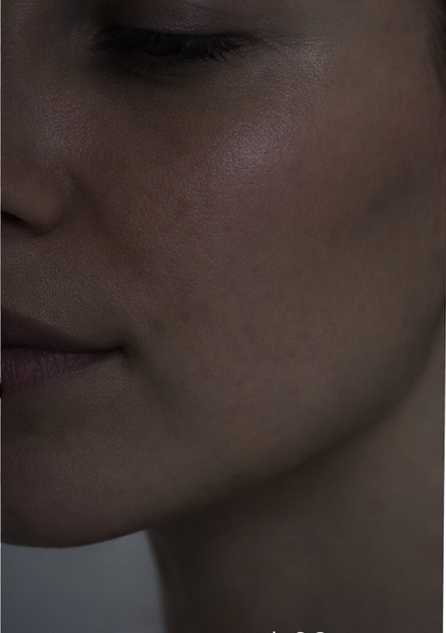
#> input picture data/original/ChatGPT Image 14 de mar. de 2026, 16_00_44 3.png, 891 x 1266 px (shown at 1/2 size); its folder holds only this picture in this run
$ python test_pipeline.py   (older library calls are emulated)
#> lines starting #> are read from the running program, lines starting #| are printed output that depends on the picture
### motor/io.py
"""Operações de leitura, escrita e conversão de imagens."""

from __future__ import annotations

from pathlib import Path
from typing import Optional

import cv2
import numpy as np

from motor.config import SUPPORTED_EXTENSIONS


def read_color(path: str | Path) -> np.ndarray:
    """Lê uma imagem colorida (BGR) a partir de um caminho.

    Raises:
        FileNotFoundError: Se o arquivo não existir.
        ValueError: Se a extensão não for suportada ou a leitura falhar.
    """
    path = Path(path)
    if not path.is_file():
        raise FileNotFoundError(f"Arquivo não encontrado: {path}")
    if path.suffix.lower() not in SUPPORTED_EXTENSIONS:
        raise ValueError(f"Extensão não suportada: {path.suffix}")

    img = cv2.imread(str(path), cv2.IMREAD_COLOR)
#> img is the input picture: shape (1266, 891, 3); mean B, G, R 47.8, 51.2, 63
    if img is None:
        raise ValueError(f"Não foi possível decodificar a imagem: {path}")
    return img


def to_grayscale(bgr: np.ndarray) -> np.ndarray:
    """Converte imagem BGR para escala de cinza."""
    return cv2.cvtColor(bgr, cv2.COLOR_BGR2GRAY)


def save_image(image: np.ndarray, path: str | Path) -> Path:
    """Salva uma imagem no disco, criando diretórios se necessário.

    Returns:
        O ``Path`` absoluto do arquivo salvo.
    """
    path = Path(path)
    path.parent.mkdir(parents=True, exist_ok=True)
    cv2.imwrite(str(path), image)
    return path.resolve()


def list_images(directory: str | Path) -> list[Path]:
    """Lista todos os arquivos de imagem suportados em um diretório.

    Não faz busca recursiva.
    """
    directory = Path(directory)
    if not directory.is_dir():
        raise FileNotFoundError(f"Diretório não encontrado: {directory}")
    return sorted(
        p for p in directory.iterdir()
        if p.is_file() and p.suffix.lower() in SUPPORTED_EXTENSIONS
    )

### motor/quality.py
"""Análise de qualidade de imagem e correção automática."""

from __future__ import annotations

from dataclasses import dataclass, field
from typing import Optional

import cv2
import numpy as np

from motor import config


# ---------------------------------------------------------------------------
# Estrutura de métricas
# ---------------------------------------------------------------------------

@dataclass
class QualityMetrics:
    """Métricas de qualidade extraídas de uma imagem em escala de cinza."""

    mean: float = 0.0
    std: float = 0.0
    p1: float = 0.0    # percentil 1
    p5: float = 0.0    # percentil 5
    p25: float = 0.0   # percentil 25 (Q1)
    p50: float = 0.0   # mediana
    p75: float = 0.0   # percentil 75 (Q3)
    p95: float = 0.0   # percentil 95
    p99: float = 0.0   # percentil 99
    clipped_black_ratio: float = 0.0
    clipped_white_ratio: float = 0.0
    laplacian_var: float = 0.0
    issues: list[str] = field(default_factory=list)

    def to_dict(self) -> dict:
        return {k: v for k, v in self.__dict__.items()}


# ---------------------------------------------------------------------------
# Cálculo de métricas
# ---------------------------------------------------------------------------

def compute_metrics(gray: np.ndarray) -> QualityMetrics:
    """Calcula métricas de qualidade a partir de uma imagem em escala de cinza.

    Retorna um ``QualityMetrics`` preenchido, incluindo a lista ``issues``
    com os problemas detectados.
    """
    total_pixels = gray.size
    m = QualityMetrics(
        mean=float(np.mean(gray)),
        std=float(np.std(gray)),
        p1=float(np.percentile(gray, 1)),
        p5=float(np.percentile(gray, 5)),
        p25=float(np.percentile(gray, 25)),
        p50=float(np.percentile(gray, 50)),
        p75=float(np.percentile(gray, 75)),
        p95=float(np.percentile(gray, 95)),
        p99=float(np.percentile(gray, 99)),
        clipped_black_ratio=float(np.sum(gray <= 10) / total_pixels),
        clipped_white_ratio=float(np.sum(gray >= 245) / total_pixels),
        laplacian_var=float(cv2.Laplacian(gray, cv2.CV_64F).var()),
    )

    # Detecção de problemas
    if m.mean < config.MEAN_TOO_DARK:
        m.issues.append("muito_escura")
    if m.mean > config.MEAN_TOO_BRIGHT:
        m.issues.append("muito_clara")
    if m.std < config.STD_LOW_CONTRAST:
        m.issues.append("baixo_contraste")
    if m.clipped_black_ratio > config.CLIPPED_BLACK_THRESHOLD:
        m.issues.append("estouro_preto")
    if m.clipped_white_ratio > config.CLIPPED_WHITE_THRESHOLD:
        m.issues.append("estouro_branco")
    if m.laplacian_var < config.LAPLACIAN_BLUR_THRESHOLD:
        m.issues.append("baixa_nitidez")

    return m


# ---------------------------------------------------------------------------
# Decisão: a imagem precisa de correção?
# ---------------------------------------------------------------------------

def needs_correction(metrics: QualityMetrics) -> bool:
    """Retorna ``True`` se a imagem apresenta problemas corrigíveis."""
    correctable = {"muito_escura", "muito_clara", "baixo_contraste"}
    return bool(correctable & set(metrics.issues))


# ---------------------------------------------------------------------------
# Correção automática via CLAHE no canal L (luminância)
# ---------------------------------------------------------------------------

def apply_clahe(bgr: np.ndarray) -> np.ndarray:
    """Aplica CLAHE no canal de luminância (L) em espaço LAB.

    Retorna a imagem BGR corrigida.
    """
    lab = cv2.cvtColor(bgr, cv2.COLOR_BGR2LAB)
#> lab: shape (1266, 891, 3); mean of channels 0, 1, 2 57.1, 132.7, 132.2
    l_channel, a, b = cv2.split(lab)
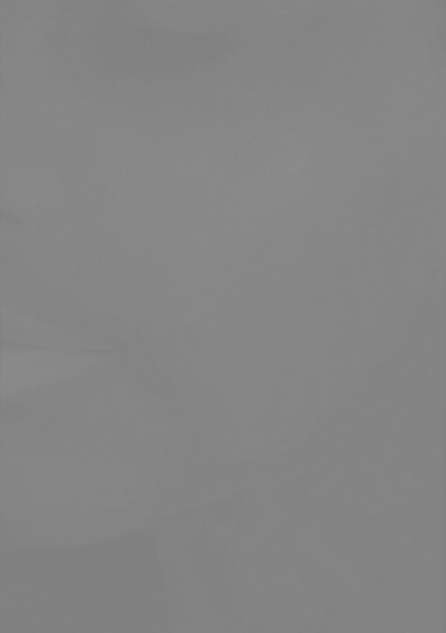
#> a: shape (1266, 891) (shown at 1/2 size); min 126, max 141, mean 132.7

    clahe = cv2.createCLAHE(
        clipLimit=config.CLAHE_CLIP_LIMIT,
        tileGridSize=config.CLAHE_TILE_SIZE,
    )
    l_corrected = clahe.apply(l_channel)
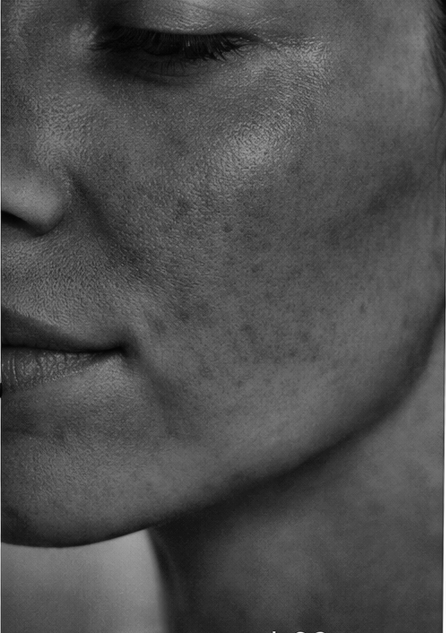
#> l_corrected: shape (1266, 891) (shown at 1/2 size); min 1, max 255, mean 77.8

    lab_corrected = cv2.merge([l_corrected, a, b])
#> lab_corrected: shape (1266, 891, 3); mean of channels 0, 1, 2 77.8, 132.7, 132.2
    return cv2.cvtColor(lab_corrected, cv2.COLOR_LAB2BGR)
#> returned value: shape (1266, 891, 3)
#> (the rest of the program and of its run is left out)
